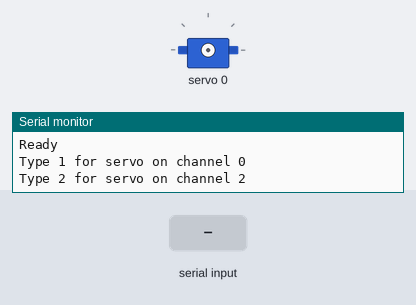
Bench run of a sketch on a simulated Arduino Uno, built with avr-gcc and run on an emulated ATmega328P. Shown: servo, the last lines printed to the serial monitor. The inputs (shaded band) are chosen by the test bench.

Above: at 1.7 s.
1.8 s: "1\n" received over Serial
At 3.87 s:
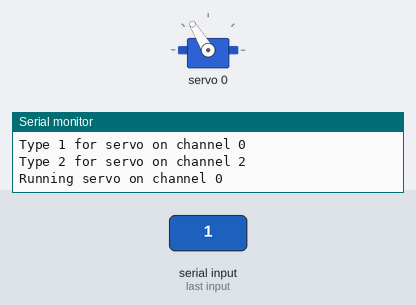
At 7.1 s:
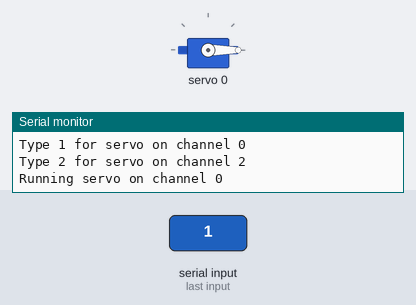
Timing chart, 0 to 12.4 s (numbered marks = the images above; inputs shaded):
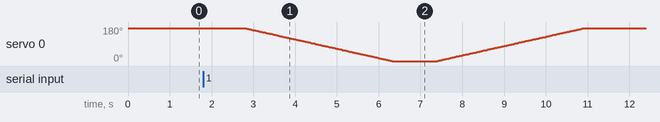

The sketch:

ServoPush.ino
```cpp
#include <Wire.h>
#include <Adafruit_PWMServoDriver.h>

Adafruit_PWMServoDriver pca = Adafruit_PWMServoDriver(0x40);

// Servo channels
const int SERVO1_CHANNEL = 0;
const int SERVO2_CHANNEL = 2;

// Pulse range for most 180-degree servos
const int SERVOMIN = 110;
const int SERVOMAX = 500;

int offset = 170; // starting position

int angleToPulse(int angle) {
  angle = constrain(angle, 0, 180);
  return map(angle, 0, 180, SERVOMIN, SERVOMAX);
}

void servoWrite(int channel, int angle) {
  int pulse = angleToPulse(angle);
  pca.setPWM(channel, 0, pulse);
}

void moveOneServo(int channel) {
  // go to starting position
  servoWrite(channel, offset);
  delay(1000);

  // move from 170 → 0
  for (int pos = 170; pos >= 0; pos--) {
    servoWrite(channel, pos);
    delay(20);
  }

  delay(1000);

  // move from 0 → 170
  for (int pos = 0; pos <= 170; pos++) {
    servoWrite(channel, pos);
    delay(20);
  }

  delay(1000);
}

void setup() {
  Serial.begin(9600);

  pca.begin();
  pca.setPWMFreq(50);
  delay(500);

  Serial.println("Ready");
  Serial.println("Type 1 for servo on channel 0");
  Serial.println("Type 2 for servo on channel 2");
}

void loop() {
  if (Serial.available() > 0) {
    char command = Serial.read();

    if (command == '1') {
      Serial.println("Running servo on channel 0");
      moveOneServo(SERVO1_CHANNEL);
      Serial.println("Done channel 0");
    }

    else if (command == '2') {
      Serial.println("Running servo on channel 2");
      moveOneServo(SERVO2_CHANNEL);
      Serial.println("Done channel 2");
    }

    else if (command == '\n' || command == '\r') {
      // ignore newline
    }

    else {
      Serial.println("Unknown command");
      Serial.println("Type 1 or 2");
    }
  }
}
```
